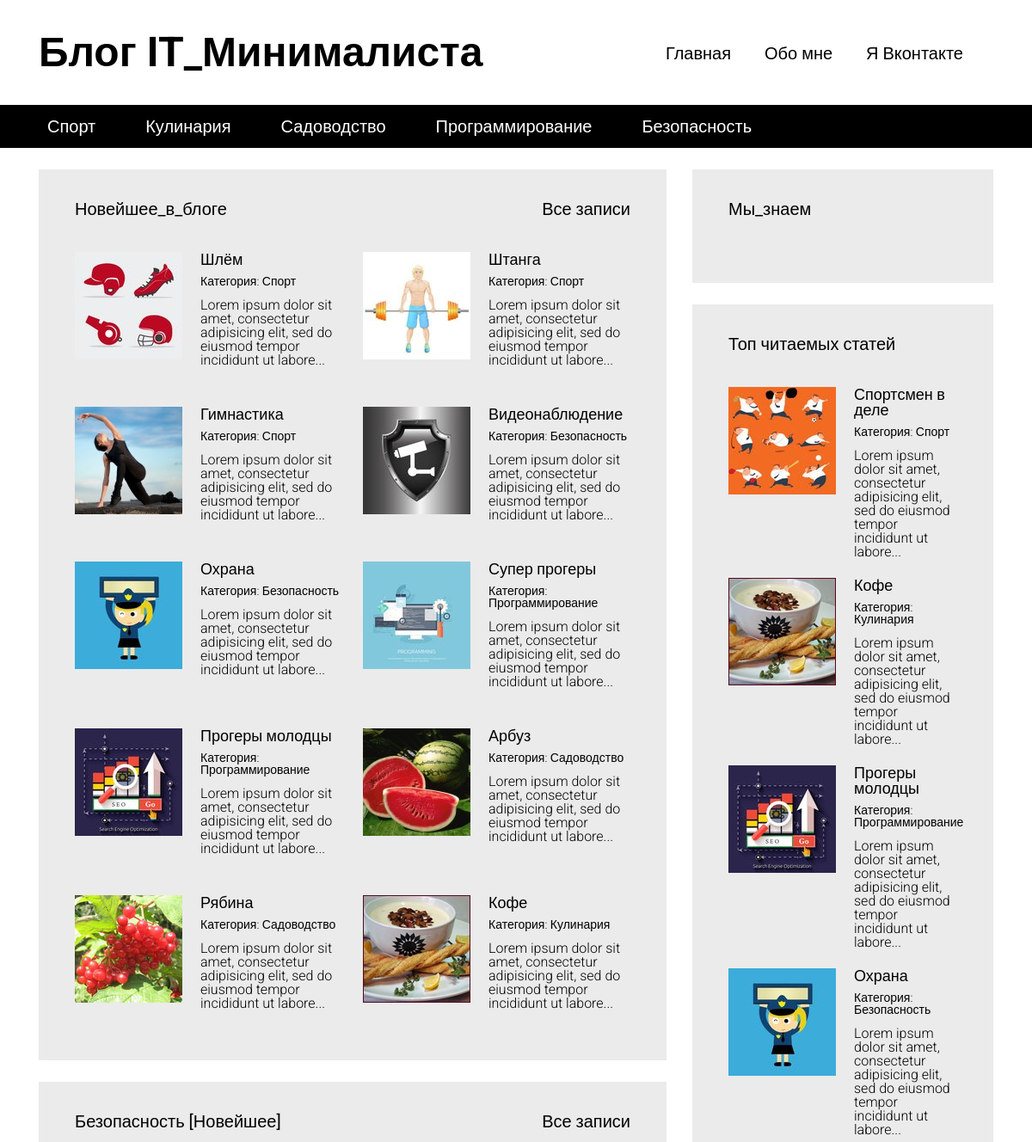
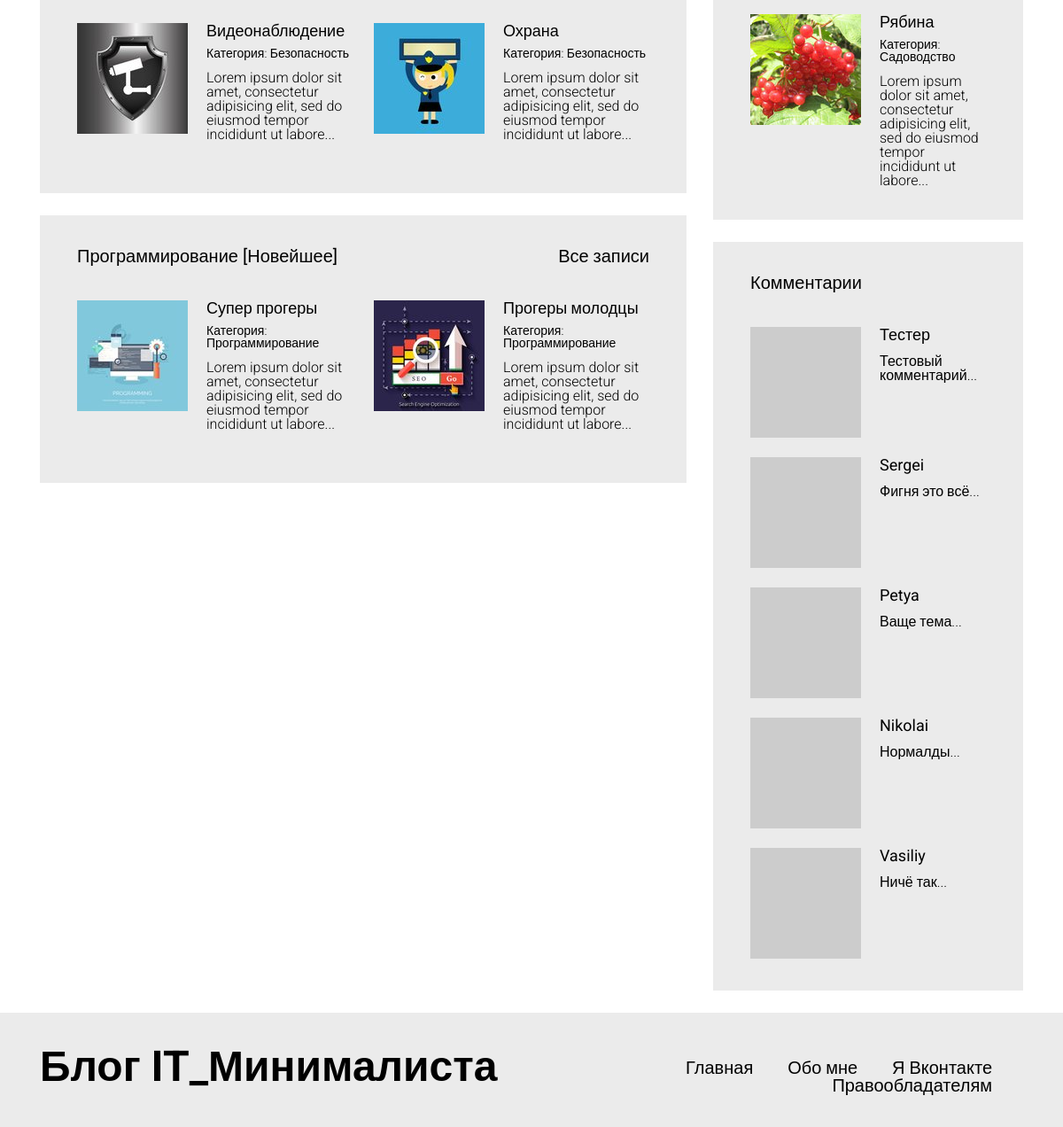
The page / on the database its author committed (2 pictures, top to bottom).
### tables this page shows
CREATE TABLE IF NOT EXISTS `articles_categories` (
  `id` int(11) NOT NULL AUTO_INCREMENT,
  `title` varchar(100) NOT NULL,
  PRIMARY KEY (`id`)
);

CREATE TABLE IF NOT EXISTS `articles` (
  `id` int(11) NOT NULL AUTO_INCREMENT,
  `title` varchar(255) DEFAULT NULL,
  `image` varchar(255) NOT NULL,
  `text` text,
  `categorie_id` int(11) DEFAULT NULL,
  `pubdate` datetime DEFAULT NULL,
  `views` int(11) NOT NULL DEFAULT '0',
  PRIMARY KEY (`id`)
);

CREATE TABLE IF NOT EXISTS `comments` (
  `id` int(11) NOT NULL AUTO_INCREMENT,
  `author` varchar(100) DEFAULT NULL,
  `nickname` varchar(100) NOT NULL,
  `email` varchar(255) NOT NULL,
  `text` text NOT NULL,
  `pubdate` datetime NOT NULL,
  `articles_id` int(11) NOT NULL,
  PRIMARY KEY (`id`)
);

### includes/config.php (called while the page is built, shortened)
<?php
$config = array(
    'title' => 'Блог IT_Минималиста',
    'vk_url' => 'https://vk.com/id23141151',
    'db' => array(
            'server' => 'localhost',
            'username' => 'root',
            'password' => '',
            'name' => 'blog'
        )
);

### index.php (the view, shortened to what this page needs)
<?php
    require "includes/config.php";
?>
<!DOCTYPE html>
<html lang="en">
<head>
  <link rel="stylesheet" type="text/css" href="/media/assets/bootstrap-grid-only/css/grid12.css">
  <link rel="stylesheet" type="text/css" href="/media/css/style.css">
</head>
<body>
  <div id="wrapper">
<?php include "includes/header.php" ?>
    <div id="content">
      <div class="container">
        <div class="row">
          <section class="content__left col-md-8">
            <div class="block">
              <a href="/articles.php">Все записи</a>
              <h3>Новейшее_в_блоге</h3>
              <div class="block__content">
                <div class="articles articles__horizontal">
    <?php
        $articles = mysqli_query($connection, "SELECT * FROM articles ORDER BY id DESC LIMIT 10");
    while($art = mysqli_fetch_assoc($articles))
    {
      ?>
<article class="article">
<div class="article__image" style="background-image: url(/static/images/<?php echo $art['image']; ?>);"></div>
<div class="article__info">
  <a href="/article.php?id=<?php echo $art['id']; ?>"><?php echo $art['title']; ?></a>
  <div class="article__info__meta">
  <?php
  $art_cat = false;
    foreach($categories as $cat)
    {
       if($cat['id'] == $art['categorie_id'])
       {
        $art_cat = $cat;
        break;
       }
    }
  ?>
    <small>Категория: <a href="articles.php?categorie=<?php echo $art_cat['id']; ?>"><?php echo $art_cat['title']; ?></a></small>
  </div>
  <div class="article__info__preview"><?php echo mb_substr(strip_tags($art['text']), 0, 100 , 'utf-8') . '...'; ?></div>
</div>
</article>
      <?php
    }
    ?>
                </div>
              </div>
            </div>
            <div class="block">
              <a href="/article.php/categorie=5">Все записи</a>
              <h3>Безопасность [Новейшее]</h3>
              <div class="block__content">
                <div class="articles articles__horizontal">
                      <?php
        $articles = mysqli_query($connection, "SELECT * FROM articles WHERE categorie_id = 5 ORDER BY id DESC LIMIT 10");
    while($art = mysqli_fetch_assoc($articles))
    {
      ?>
<article class="article">
<div class="article__image" style="background-image: url(/static/images/<?php echo $art['image']; ?>);"></div>
<div class="article__info">
  <a href="/article.php?id=<?php echo $art['id']; ?>"><?php echo $art['title']; ?></a>
  <div class="article__info__meta">
  <?php
  $art_cat = false;
    foreach($categories as $cat)
    {
       if($cat['id'] == $art['categorie_id'])
       {
        $art_cat = $cat;
        break;
       }
    }
  ?>
    <small>Категория: <a href="article.php?categorie=<?php echo $art_cat['id']; ?>"><?php echo $art_cat['title']; ?></a></small>
  </div>
  <div class="article__info__preview"><?php echo mb_substr(strip_tags($art['text']), 0, 100 , 'utf-8') . '...'; ?></div>
</div>
</article>
      <?php
    }
    ?>
                </div>
              </div>
            </div>
            <div class="block">
              <a href="/article.php/categorie=4">Все записи</a>
              <h3>Программирование [Новейшее]</h3>
              <div class="block__content">
                <div class="articles articles__horizontal">
                                      <?php
        $articles = mysqli_query($connection, "SELECT * FROM articles WHERE categorie_id = 4 ORDER BY id DESC LIMIT 10");
    while($art = mysqli_fetch_assoc($articles))
    {
      ?>
<article class="article">
<div class="article__image" style="background-image: url(/static/images/<?php echo $art['image']; ?>);"></div>
<div class="article__info">
  <a href="/article.php?id=<?php echo $art['id']; ?>"><?php echo $art['title']; ?></a>
  <div class="article__info__meta">
  <?php
  $art_cat = false;
    foreach($categories as $cat)
    {
       if($cat['id'] == $art['categorie_id'])
       {
        $art_cat = $cat;
        break;
       }
    }
  ?>
    <small>Категория: <a href="article.php?categorie=<?php echo $art_cat['id']; ?>"><?php echo $art_cat['title']; ?></a></small>
  </div>
  <div class="article__info__preview"><?php echo mb_substr(strip_tags($art['text']), 0, 100 , 'utf-8') . '...'; ?></div>
</div>
</article>
      <?php
    }
    ?>
                </div>
              </div>
            </div>
          </section>
          <section class="content__right col-md-4">
<?php include "includes/sidebar.php" ?>
          </section>
        </div>
      </div>
    </div>
<?php include "includes/footer.php" ?>
  </div>
</body>
</html>

### includes/header.php
<header id="header">
  <div class="header__top">
    <div class="container">
      <div class="header__top__logo">
        <h1><?php echo $config['title']?></h1>
      </div>
      <nav class="header__top__menu">
        <ul>
          <li><a href="/">Главная</a></li>
          <li><a href="/pages/about_me.php">Обо мне</a></li>
          <li><a href="<?php echo $config['vk_url']?>" target="_blank">Я Вконтакте</a></li>
        </ul>
      </nav>
    </div>
  </div>
<?php
    $categories_q = mysqli_query($connection, "SELECT * FROM articles_categories");
    $categories = array();
    while($cat = mysqli_fetch_assoc($categories_q))
    {
        $categories[] = $cat;
    }
?>
  <div class="header__bottom">
    <div class="container">
      <nav>
        <ul>
            <?php
            foreach($categories as $cat)
            {
            ?>
            <li><a href="/articles.php?categorie=<?php echo $cat['id'] ?>"><?php echo $cat['title'] ?></a></li>
            <?php
            }
            ?>
        </ul>
      </nav>
    </div>
  </div>
</header>

### includes/sidebar.php (shortened to what this page needs)
<div class="block">
  <h3>Мы_знаем</h3>
  <div class="block__content">
  </div>
</div>
<div class="block">
  <h3>Топ читаемых статей</h3>
  <div class="block__content">
    <div class="articles articles__vertical">
    <?php
        $articles = mysqli_query($connection, "SELECT * FROM articles ORDER BY views DESC LIMIT 5");
    while($art = mysqli_fetch_assoc($articles))
    {
      ?>
<article class="article">
<div class="article__image" style="background-image: url(/static/images/<?php echo $art['image']; ?>);"></div>
<div class="article__info">
  <a href="/article.php?id=<?php echo $art['id']; ?>"><?php echo $art['title']; ?></a>
  <div class="article__info__meta">
  <?php
  $art_cat = false;
    foreach($categories as $cat)
    {
       if($cat['id'] == $art['categorie_id'])
       {
        $art_cat = $cat;
        break;
       }
    }
  ?>
    <small>Категория: <a href="articles.php?categorie=<?php echo $art_cat['id']; ?>"><?php echo $art_cat['title']; ?></a></small>
  </div>
  <div class="article__info__preview"><?php echo mb_substr(strip_tags($art['text']), 0, 100 , 'utf-8') . '...'; ?></div>
</div>
</article>
      <?php
    }
    ?>
    </div>
  </div>
</div>
<div class="block">
  <h3>Комментарии</h3>
  <div class="block__content">
    <div class="articles articles__vertical">
          <?php
        $comments = mysqli_query($connection, "SELECT * FROM comments ORDER BY id DESC LIMIT 5");
    while($comment = mysqli_fetch_assoc($comments))
    {
      ?>
<article class="article">
<div class="article__image" style="background-image: url(https://www.gravatar.com/avatar/<?php echo md5($comment['email']); ?>?s=125);"></div>
<div class="article__info">
  <a href="/article.php?id=<?php echo $comment['articles_id']; ?>"><?php echo $comment['author']; ?></a>
  <div class="article__info__preview"><?php echo mb_substr(strip_tags($comment['text']), 0, 100 , 'utf-8') . '...'; ?></div>
</div>
</article>
      <?php
    }
    ?>
    </div>
  </div>
</div>

### media/css/style.css (style rules this page uses)
html, body, div, span, applet, object, iframe, h1, h2, h3, h4, h5, h6, p, blockquote, pre, a, abbr, acronym, address, big, cite, code, del, dfn, em, img, ins, kbd, q, s, samp, small, strike, strong, sub, sup, tt, var, b, u, i, center, dl, dt, dd, ol, ul, li, fieldset, form, label, legend, table, caption, tbody, tfoot, thead, tr, th, td, article, aside, canvas, details, embed, figure, figcaption, footer, header, hgroup, menu, nav, output, ruby, section, summary, time, mark, audio, video { margin: 0; padding: 0; border: 0; font-size: 100%; font: inherit; vertical-align: baseline; }
article, aside, details, figcaption, figure, footer, header, hgroup, menu, nav, section { display: block; }
body { line-height: 1; }
ol, ul { list-style: none; }
h1 { font-size: 48px; font-weight: bold; }
h3 { font-size: 20px; font-weight: bold; }
body { font-family: 'Roboto', sans-serif; }
#header { margin-bottom: 25px; }
#header .header__top { padding: 37px 0; }
#header .header__top .header__top__logo { float: left; }
#header .header__top .header__top__menu { padding-top: 15px; text-align: right; }
#header .header__top .header__top__menu ul > li { display: inline-block; margin-right: 35px; }
#header .header__top .header__top__menu ul > li > a { font-size: 20px; text-decoration: none; color: black; }
#header .header__bottom { height: 50px; background-color: black; line-height: 50px; }
#header .header__bottom nav ul > li { display: inline-block; margin-right: 34px; }
#header .header__bottom nav ul > li > a { color: white; font-size: 20px; text-decoration: none; padding: 3px 10px; }
.block { background-color: #ebebeb; padding: 36px 42px; margin-bottom: 25px; }
.block > h3 { font-weight: normal; }
.block > a { float: right; font-size: 20px; color: black; text-decoration: none; font-weight: 300; }
.block .block__content { padding-top: 40px; }
.articles.articles__horizontal { font-size: 0; margin: -12px; }
.articles.articles__horizontal .article { margin-bottom: 22px; display: inline-block; vertical-align: top; width: 50%; font-size: 16px; padding: 12px; }
.articles.articles__vertical .article { margin-bottom: 22px; }
.articles .article:last-child { margin-bottom: 0; }
.articles .article:after { visibility: hidden; display: block; font-size: 0; content: " "; clear: both; height: 0; }
.articles .article .article__image { width: 125px; height: 125px; overflow: hidden; background-color: black; float: left; background-repeat: no-repeat; background-size: cover; background-position: center center; }
.articles .article .article__info { margin-left: 125px; padding-left: 21px; }
.articles .article .article__info > a { color: black; font-size: 18px; font-weight: normal; text-decoration: none; }
.articles .article .article__info > .article__info__meta { font-size: 14px; font-weight: 300; margin-top: 9px; margin-bottom: 13px; }
.articles .article .article__info > .article__info__meta a { color: black; text-decoration: none; }
.articles .article .article__info > .article__info__preview { font-size: 16px; font-weight: 300; }

### rows shown on the page
articles_categories: title "Спорт"
articles_categories: title "Кулинария"
articles_categories: title "Садоводство"
articles_categories: title "Программирование"
articles_categories: title "Безопасность"
articles: image (picture), title "Шлём", text "Lorem ipsum dolor sit amet, consectetur adipisicing elit, sed do eiusmod tempor incididunt ut labore"
articles: image (picture), title "Штанга", text "Lorem ipsum dolor sit amet, consectetur adipisicing elit, sed do eiusmod tempor incididunt ut labore"
articles: image (picture), title "Гимнастика", text "Lorem ipsum dolor sit amet, consectetur adipisicing elit, sed do eiusmod tempor incididunt ut labore"
articles: image (picture), title "Видеонаблюдение", text "Lorem ipsum dolor sit amet, consectetur adipisicing elit, sed do eiusmod tempor incididunt ut labore"
articles: image (picture), title "Охрана", text "Lorem ipsum dolor sit amet, consectetur adipisicing elit, sed do eiusmod tempor incididunt ut labore"
articles: image (picture), title "Супер прогеры", text "Lorem ipsum dolor sit amet, consectetur adipisicing elit, sed do eiusmod tempor incididunt ut labore"
articles: image (picture), title "Прогеры молодцы", text "Lorem ipsum dolor sit amet, consectetur adipisicing elit, sed do eiusmod tempor incididunt ut labore"
articles: image (picture), title "Арбуз", text "Lorem ipsum dolor sit amet, consectetur adipisicing elit, sed do eiusmod tempor incididunt ut labore"
articles: image (picture), title "Рябина", text "Lorem ipsum dolor sit amet, consectetur adipisicing elit, sed do eiusmod tempor incididunt ut labore"
articles: image (picture), title "Кофе", text "Lorem ipsum dolor sit amet, consectetur adipisicing elit, sed do eiusmod tempor incididunt ut labore"
articles: image (picture), title "Спортсмен в деле", text "Lorem ipsum dolor sit amet, consectetur adipisicing elit, sed do eiusmod tempor incididunt ut labore"
comments: author "Тестер", text "Тестовый комментарий"
comments: author "Sergei", text "Фигня это всё"
comments: author "Petya", text "Ваще тема"
comments: author "Nikolai", text "Нормалды"
comments: author "Vasiliy", text "Ничё так"

### other values the page prints
$config['title'] "Блог IT_Минималиста"
